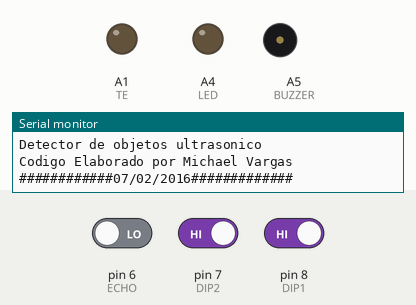
The sketch below on a simulated Arduino Uno, built with avr-gcc and run on an emulated ATmega328P. On the bench: output pins drawn as LEDs (lit = HIGH), buzzer (waves = sounding, pin HIGH), the last lines printed to the serial monitor. The test bench sets the inputs (shaded band); at power-on: pin 6 (ECHO) LOW, pin 7 (DIP2) HIGH, pin 8 (DIP1) HIGH. Pins used as bus, display or sensor lines are not drawn.

Above: at 0.1 s.
At 2.2 s:
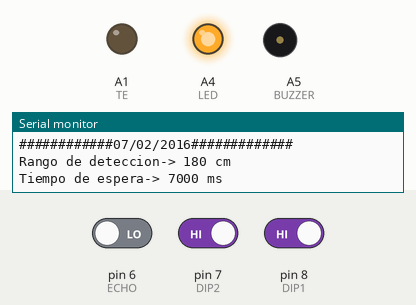
Timing chart, 0 to 3.7 s (numbered marks = the images above):
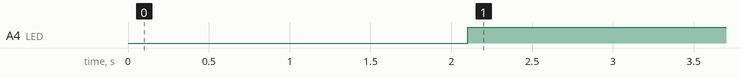

Measured:
- by itself, A4 (LED): LOW → HIGH at 2.1 s

The sketch:

Detector_Ultrasonico.ino
```cpp
#define TE A1 //Habilita la transmision de datos
#define LED A4 //LED rojo en la tarjeta del receptor
#define BUZZER A5 //enciende el buzzer en la tarjeta del receptor
#define TRIG 5
#define ECHO 6
#define DIP1 8
#define DIP2 7
#define TIEMPO_ESPERA 7000
#define DEBUG true
volatile uint32_t time,time2;
long distancia;
long tiempo;
int onBuzzer = 10;
boolean isDetected = false, Flag = false, FlagTime = false;
int maximumRangeCm = 300;
int minimumRangeCm = 10;
int count;
int RANGE_DETECT, SAMPLE_TIME = 200;
unsigned long thread1;
void setup() {
  pinMode(TE, OUTPUT);
  pinMode(BUZZER, OUTPUT);
  pinMode(LED, OUTPUT);
  pinMode(TRIG, OUTPUT); /*activación del pin 9 como salida: para el pulso ultrasónico*/
  pinMode(ECHO, INPUT); /*activación del pin 8 como entrada: tiempo del rebote del ultrasonido*/
  pinMode(DIP1, INPUT_PULLUP);
  pinMode(DIP2, INPUT_PULLUP);

  Serial.begin(9600);
  if (digitalRead(DIP2) && !digitalRead(DIP1)) {
    RANGE_DETECT = 200;
  } else if (!digitalRead(DIP2) && digitalRead(DIP1)) {
    RANGE_DETECT = 220;
  } else if (!digitalRead(DIP2) && !digitalRead(DIP1)) {
    RANGE_DETECT = 230;
  } else {
    RANGE_DETECT =  180;
  }
  Serial.println("Detector de objetos ultrasonico");
  Serial.println("Codigo Elaborado por Michael Vargas");
  Serial.println("############07/02/2016#############");
  Serial.print("Rango de deteccion-> ");
  Serial.print(RANGE_DETECT);
  Serial.println(" cm");
  Serial.print("Tiempo de espera-> ");
  Serial.print(TIEMPO_ESPERA);
  Serial.println(" ms");
  digitalWrite(BUZZER, LOW);
  digitalWrite(LED, LOW);
  digitalWrite(TE, LOW);

delay(1000);
}

void loop() {
  digitalWrite(TRIG,LOW); /* Por cuestión de estabilización del sensor*/
  delayMicroseconds(2);
  digitalWrite(TRIG, HIGH); /* envío del pulso ultrasónico*/
  delayMicroseconds(10);
  tiempo=pulseIn(ECHO, HIGH);
  distancia= int(0.017*tiempo);

  if(distancia <= 30 || distancia >= 500){
      digitalWrite(LED,HIGH);
  }else{
  digitalWrite(LED,0);
  Serial.println("Distancia ");
  Serial.println(distancia);
  Serial.println(" cm");
    if(distancia <= (RANGE_DETECT-5)){
    isDetected=true;
    digitalWrite(TE,LOW);
    digitalWrite(BUZZER,HIGH);
    delay(250);
     digitalWrite(BUZZER,LOW);
    delay(6000);
  }
  }

  delay(250);
}
```
